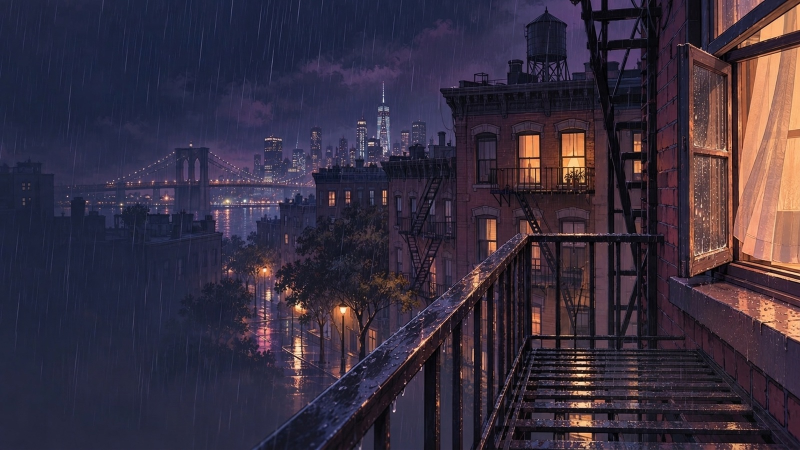
#> input picture Assets/Game/Resources/Art/balcony.jpg, 1600 x 900 px (shown at 1/2 size)
$ python -i preview_layers.py   (imports and definitions only)
#> lines starting #> are read from the running program, lines starting #| are printed output that depends on the picture
"""Build an offline proof sheet using the Unity layout coordinates. Does not start Unity."""
import json
from pathlib import Path

from PIL import Image

from compile_story import BOOK, RESOURCES, ROOT

W, H = 1440, 810
SCENES = ("ep002-fall", "ep002-distance", "ep005-pizza")


def composition(scene):
    source = RESOURCES / "Art" / (scene["art"] + ".jpg")
    with Image.open(source) as background:
        panel = background.resize((W, H), Image.Resampling.LANCZOS).convert("RGBA")
    for layer in scene["layers"]:
        path = RESOURCES / "Sprites" / (layer["art"] + ".png")
        with Image.open(path) as art:
            height = layer["height"]
            width = round(art.width / art.height * height)
            x = round(layer["x"] - width / 2)
            y = layer["y"] - height
            if not (0 <= x <= W - width and 0 <= y <= H - height):
                raise ValueError(f"Clipped sprite in {scene['id']}")
            resized = art.resize((width, height), Image.Resampling.LANCZOS).convert("RGBA")
            if scene["art"] in ("balcony", "roof"):
                r, g, b, a = resized.split()
                r = r.point(lambda v: int(v * 0.78))
                g = g.point(lambda v: int(v * 0.80))
                b = b.point(lambda v: int(v * 0.90))
                resized = Image.merge("RGBA", (r, g, b, a))
            panel.alpha_composite(resized, (x, y))
    return panel


def main():
    scenes = {s["id"]: s for ep in json.loads(BOOK.read_text(encoding="utf8"))["episodes"]
              for s in ep["scenes"]}
    result = Image.new("RGB", (480 * len(SCENES), 270))
    for index, key in enumerate(SCENES):
        result.paste(composition(scenes[key]).resize((480, 270), Image.Resampling.LANCZOS).convert("RGB"),
                     (480 * index, 0))
    path = ROOT / "qa/RUNS/balcony-suit-composite.jpg"
    path.parent.mkdir(parents=True, exist_ok=True)
    result.save(path, quality=94)
    print(path)


# [2 lines not run here, left out]

>>> import cv2
>>> picture = cv2.imread('../Assets/Game/Resources/Art/balcony.jpg', cv2.IMREAD_GRAYSCALE)
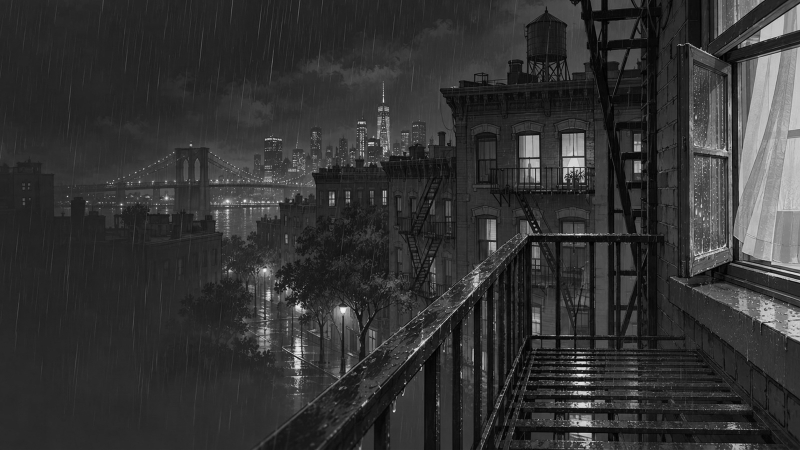
#> picture: shape (900, 1600) (shown at 1/2 size); min 0, max 255, mean 51.5
#> (the run stopped early here; a loop or call above may not have finished)

$ run again, on Assets/Game/Resources/Art/confess.jpg
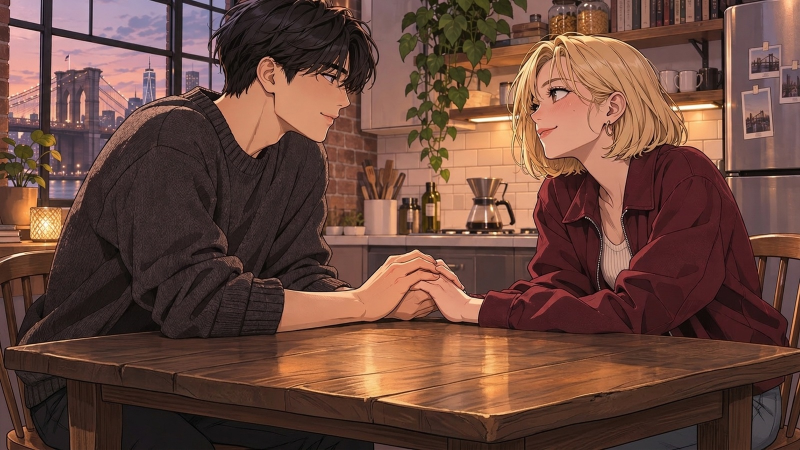
#> input picture Assets/Game/Resources/Art/confess.jpg, 1600 x 900 px (shown at 1/2 size)
#> `picture = cv2.imread('../Assets/Game/Resources/Art/balcony.jpg', cv2.I..`:
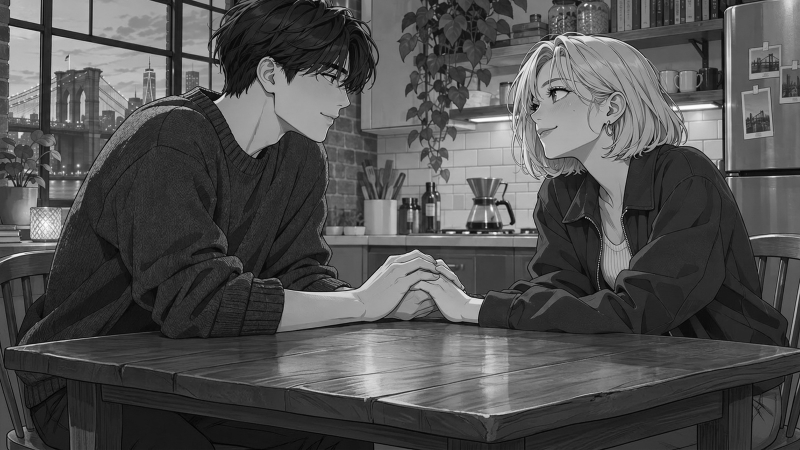
#> picture: shape (900, 1600) (shown at 1/2 size); min 0, max 255, mean 80.9

$ run again, on Assets/Game/Resources/Art/home.jpg
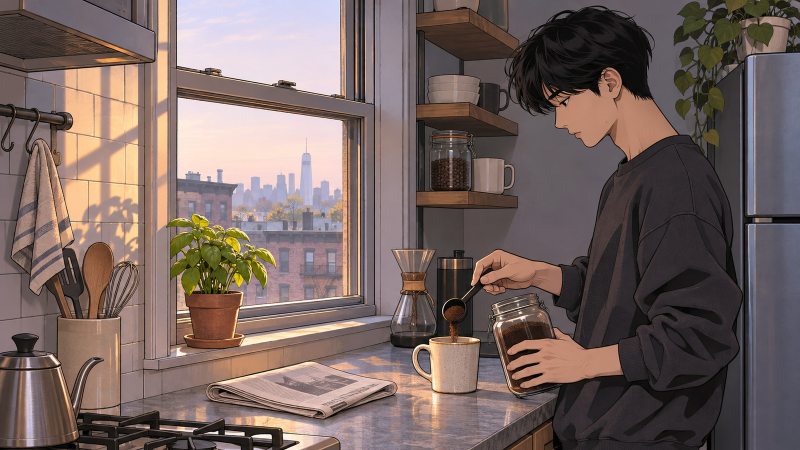
#> input picture Assets/Game/Resources/Art/home.jpg, 1600 x 900 px (shown at 1/2 size)
#> `picture = cv2.imread('../Assets/Game/Resources/Art/balcony.jpg', cv2.I..`:
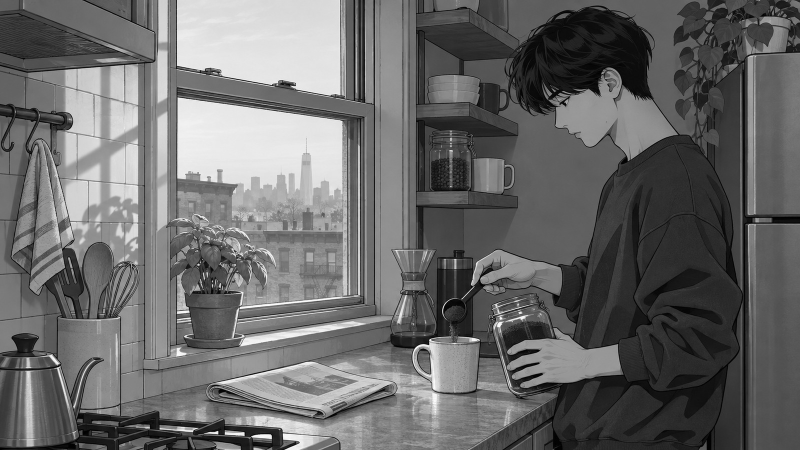
#> picture: shape (900, 1600) (shown at 1/2 size); min 0, max 255, mean 105.6
